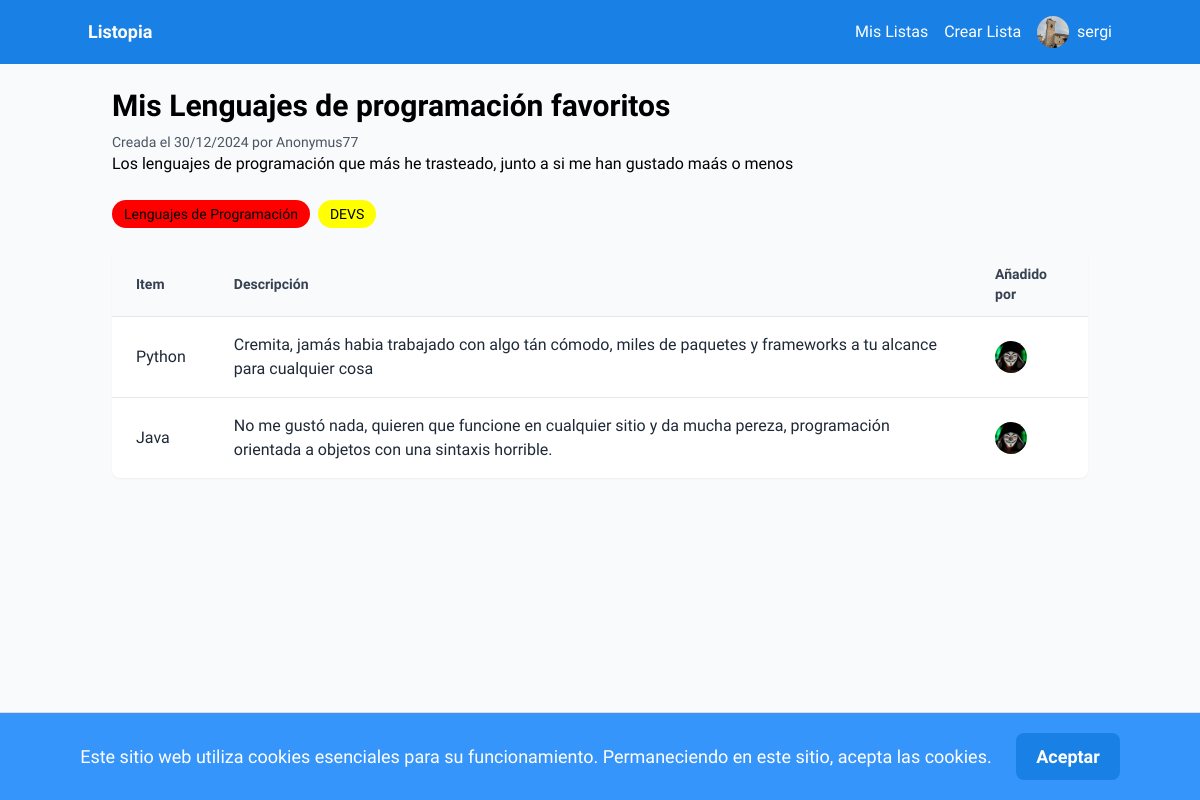
Page /lists/39/ (signed in) on the committed database.
### auth_app/models.py (models this page shows, shortened)
class Profile(models.Model):
    user = models.OneToOneField(User, on_delete=models.CASCADE)
    description = models.TextField()
    pic = models.ImageField(upload_to='profile_pics', blank=True, null=True)
    verification_key = models.CharField(max_length=64, null=True, blank=True)
    verification_key_expiration = models.DateTimeField(null=True, blank=True)

### lists/models.py (models this page shows, shortened)
class List(models.Model):
    name = models.CharField(max_length=50)
    description = models.CharField(max_length=256, blank=True, null=True)
    creator = models.ForeignKey(User, on_delete=models.CASCADE, related_name="created_lists")
    created_on = models.DateTimeField(auto_now_add=True)
    collaborators = models.ManyToManyField(User, related_name="collaborated_lists", blank=True)
    is_public = models.BooleanField(default=False)

class Tag(models.Model):
    name = models.CharField(max_length=30)
    color = models.CharField(max_length=7, default="#007bff")
    list = models.ForeignKey(List, on_delete=models.CASCADE)

class Item(models.Model):
    list = models.ForeignKey(List, on_delete=models.CASCADE)
    added_by = models.ForeignKey(User, on_delete=models.CASCADE, related_name='added_items')
    name = models.CharField(max_length=40)
    description = models.CharField(max_length=256, blank=True, null=True)
    added_on = models.DateTimeField(auto_now_add=True)

### lists/views.py (the view)
# urls.py: path('<int:list_id>/', views.list_details, name='list_details'),
@login_required
def list_details(request, list_id):
    list = get_object_or_404(List, pk=list_id)
    if list.is_public or request.user == list.creator or request.user in list.collaborators.all():
        items = Item.objects.filter(list=list_id).order_by('added_on')
        tags = Tag.objects.filter(list=list_id)
        return render(request, 'list_details.html', {
            'title': "Detalles de la lista",
            'list': list,
            'items': items,
            'tags': tags
        })
    else:
        raise Http404

### lists/templates/list_details.html (shortened to what this page needs)
{% extends 'base.html' %}
{% load static %}
{% block content %}
<div class="max-w-5xl mx-auto p-6">
    <div class="flex justify-between items-start mb-6">
        <div>
            <h2 class="text-3xl font-bold mb-2">{{ list.name }}</h2>
            <p class="text-gray-600 text-sm">Creada el {{ list.created_on|date:"d/m/Y" }} por {{list.creator}}</p>
            <p class="break-words" style="word-break: break-word;">
                {{ list.description}}
            </p>
        </div>
    </div>
    <div class="flex flex-wrap gap-2 mb-6">
        {% for tag in tags %}
            <span class="bg-[{{ tag.color }}] text-sm font-medium px-3 py-1 rounded-full">{{ tag.name }}</span>
        {% endfor %}
    </div>
    <div class="bg-white shadow-sm rounded-lg overflow-hidden mb-6" id="items-container">
        <div class="hidden sm:block">
            <table class="table-auto w-full text-left">
                <thead>
                    <tr class="bg-gray-50">
                        <th class="px-6 py-3 text-sm font-semibold text-gray-700">Item</th>
                        <th class="px-6 py-3 text-sm font-semibold text-gray-700">Descripción</th>
                        <th class="px-6 py-3 text-sm font-semibold text-gray-700">Añadido por</th>
                    </tr>
                </thead>
                <tbody>
                    {% if items|length == 0 %}
                        <tr>
                            <td colspan="4" class="px-6 py-4 text-gray-500 text-center italic">
                                ¡Añade tu primer item!
                            </td>
                        </tr>
                    {% else %}
                        {% for item in items %}
                            <tr id="item-row-{{ item.id }}" class="border-t hover:bg-gray-50">
                                <td class="px-6 py-4 text-gray-800">{{ item.name }}</td>
                                <td class="px-6 py-4 text-gray-800">{{ item.description|default:"" }}</td>
                                <td class="px-6 py-4 text-gray-800">
                                    <a href="{% url 'user_details' item.added_by.username %}" class="flex items-center">
                                        <img src="{{ item.added_by.profile.pic.url }}" class="w-8 h-8 rounded-full mr-2" alt="{{item.added_by.username}}">
                                    </a>
                                </td>
                            </tr>
                        {% endfor %}
                    {% endif %}
                </tbody>
            </table>
        </div>
    </div>
</div>
{% endblock %}

### auth_app/templates/base.html (shortened to what this page needs)
{% load static %}
<!DOCTYPE html>
<html lang="en">
<head>
    <script src="https://cdn.tailwindcss.com?plugins=forms,container-queries"></script>
    <link rel="stylesheet" href="https://cdnjs.cloudflare.com/ajax/libs/font-awesome/5.15.3/css/all.min.css">
</head>
<body class="bg-slate-50" style='font-family: "Work Sans", "Noto Sans", sans-serif;'>
    <nav class="bg-[#1980e6] p-4">
        <div class="container mx-auto flex justify-between items-center">
            <a class="text-white text-lg font-bold" href="{% url 'home' %}">Listopia</a>
            <div class="flex items-center space-x-4">
                {% if user.is_authenticated %}
                    <div class="nav-links flex items-center space-x-4">
                        <a class="text-white" href="{% url 'lists' %}">Mis Listas</a>
                        <a class="text-white" href="{% url 'create_list' %}">Crear Lista</a>
                    </div>
                    <div class="relative">
                        <button class="text-white flex items-center space-x-2 user-menu-button" id="user-menu-button">
                            <img src="{{ user.profile.pic.url }}" class="rounded-full w-8 h-8" alt="{{user.username}}">
                            <span>{{user.username}}</span>
                        </button>
                    </div>
                {% else %}
                    <a class="text-white" href="{% url 'signup' %}">Crea una cuenta</a>
                    <a class="text-white" href="{% url 'signin' %}">Inicia Sesión</a>
                {% endif %}
            </div>
        </div>
    </nav>
    <div id="cookie-banner" class="alert alert-info text-center" style="display: none;">
        Este sitio web utiliza cookies esenciales para su funcionamiento. Permaneciendo en este sitio, acepta las cookies.
        <button id="accept-cookies" class="btn btn-primary">Aceptar</button>
    </div>
    {% block content %}
    {% endblock %}
</body>
</html>

### auth_app/templates/base.html (style rules this page uses)
#cookie-banner { background-color: #3695fb; padding: 20px; border-top: 1px solid #ddd; position: fixed; bottom: 0; width: 100%; z-index: 1000; font-size: 18px; color: white; }
#accept-cookies { margin-left: 20px; padding: 10px 20px; background-color: #1980e6; color: white; border: none; cursor: pointer; font-weight: bold; border-radius: 8px; }
body { padding-top: 64px; }
nav { position: fixed; top: 0; left: 0; width: 100%; z-index: 1000; }

### rows in the picture
List: name "Mis Lenguajes de programación favoritos", created_on "30/12/2024", creator "Anonymus77", description "Los lenguajes de programación que más he trasteado, junto a si me han gustado maás o menos"
Tag: name "Lenguajes de Programación"
Tag: name "DEVS"
Item: name "Python", description "Cremita, jamás habia trabajado con algo tán cómodo, miles de paquetes y frameworks a tu alcance para cualquier cosa", added_by.profile.pic (picture)
Item: name "Java", description "No me gustó nada, quieren que funcione en cualquier sitio y da mucha pereza, programación orientada a objetos con una sintaxis horrible.", added_by.profile.pic (picture)

### other values in the picture
{{ user.username }} "sergi"
